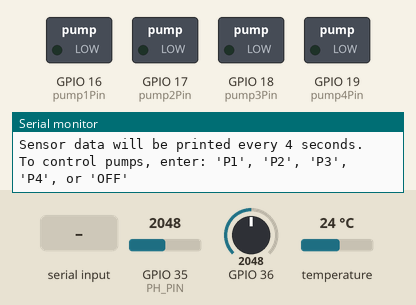
The sketch below on a simulated ESP32. Parts: switched loads named in the sketch (green lamp = pin HIGH), the last lines printed to the serial monitor. The test bench sets the inputs (shaded band); at power-on: GPIO 35 (PH_PIN) = 2048, GPIO 36 = 2048, temperature 24 °C. EEPROM starts erased.

Above: at 3.2 s.
3.3 s: "P1\n" received over Serial
At 4.5 s:
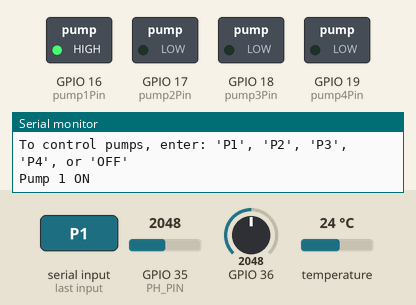
6.8 s: "P2\n" received over Serial
At 7.1 s:
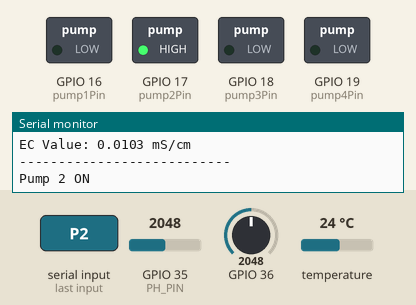
10.3 s: "P3\n" received over Serial
At 11.0 s:
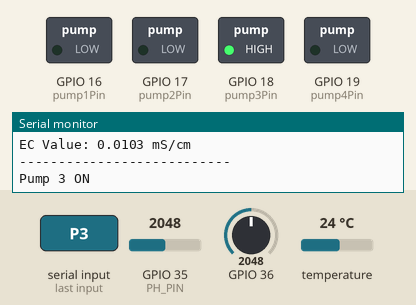
13.8 s: "P4\n" received over Serial
At 15.4 s:
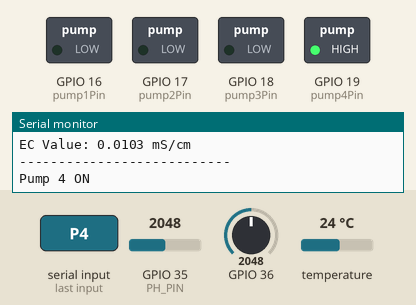
Timing chart, 0 to 17.6 s (numbered marks = the images above; inputs shaded):
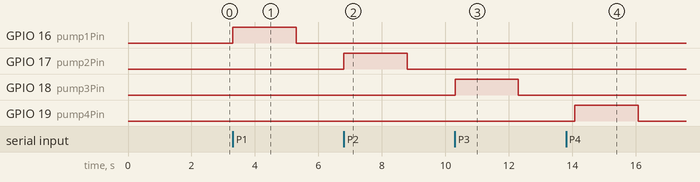

The sketch:

rawvaluetestingsensor.ino
```cpp
#include <OneWire.h>
#include <DallasTemperature.h>
#include "DFRobot_ESP_PH.h"
#include "DFRobot_ESP_EC.h"
#include <EEPROM.h>

// === Pin Definitions ===
#define ONE_WIRE_BUS 23
#define PH_PIN 35
#define EC_PIN 34

// === Pump Relay Pins ===
int pump1Pin = 16;
int pump2Pin = 17;
int pump3Pin = 18;
int pump4Pin = 19;

// === Constants ===
#define ESPADC 4095.0      // 12-bit ADC resolution for ESP32
#define ESPVOLTAGE 3300    // in millivolts

// === Sensor Objects ===
OneWire oneWire(ONE_WIRE_BUS);
DallasTemperature tempSensor(&oneWire);
DFRobot_ESP_PH phSensor;
DFRobot_ESP_EC ecSensor;

// === Global Variables ===
float temperature = 25.0;
float phVoltage = 0.0, ecVoltage = 0.0;
float phValue = 0.0, ecValue = 0.0;
int ecRaw = 0; // Raw ADC reading

void setup() {
  Serial.begin(115200);
  delay(2000);
  Serial.println("Initializing Sensors and Pumps...");

  EEPROM.begin(64);  // EEPROM for sensor calibration

  tempSensor.begin();
  phSensor.begin();
  ecSensor.begin();

  // Set pump pins as OUTPUT
  pinMode(pump1Pin, OUTPUT);
  pinMode(pump2Pin, OUTPUT);
  pinMode(pump3Pin, OUTPUT);
  pinMode(pump4Pin, OUTPUT);

  Serial.println("System ready.");
  Serial.println("Sensor data will be printed every 4 seconds.");
  Serial.println("To control pumps, enter: 'P1', 'P2', 'P3', 'P4', or 'OFF'");
}

void loop() {
  static unsigned long lastUpdate = 0;

  // === Read and print sensor values every 4 seconds ===
  if (millis() - lastUpdate >= 4000) {
    lastUpdate = millis();

    // Read water temperature
    tempSensor.requestTemperatures();
    temperature = tempSensor.getTempCByIndex(0);
    if (temperature == DEVICE_DISCONNECTED_C || isnan(temperature)) {
      Serial.println("Error: DS18B20 not connected or malfunctioning!");
      temperature = 25.0;
    }

    // Read pH voltage
    phVoltage = analogRead(PH_PIN) / ESPADC * ESPVOLTAGE;

    // Read EC voltage
    ecRaw = analogRead(A0);  // use EC_PIN, not A0
    ecVoltage = ecRaw * (3.3 / 4095.0);

    // Compute sensor values
    phValue = phSensor.readPH(phVoltage, temperature);
    ecValue = ecSensor.readEC(ecVoltage, temperature);

    // Display sensor data
    Serial.println("----- Sensor Readings -----");
    Serial.print("Temperature: ");
    Serial.print(temperature, 1);
    Serial.println(" °C");

    Serial.print("pH Voltage: ");
    Serial.print(phVoltage, 4);
    Serial.println(" mV");
    Serial.print("pH: ");
    Serial.println(phValue, 4);

    Serial.print("EC Raw (ADC): ");
    Serial.println(ecRaw);

    Serial.print("EC Voltage: ");
    Serial.print(ecVoltage * 1000, 4);
    Serial.println(" mV");

    Serial.print("EC Value: ");
    Serial.print(ecValue, 4);
    Serial.println(" mS/cm");
    Serial.println("---------------------------");

    // Calibration routine
    phSensor.calibration(phVoltage, temperature);
    ecSensor.calibration(ecVoltage, temperature);
  }

  // === Pump Control via Serial Commands ===
  if (Serial.available() > 0) {
    String command = Serial.readStringUntil('\n');
    command.trim();

    if (command == "P1") {
      digitalWrite(pump1Pin, HIGH);
      Serial.println("Pump 1 ON");
      delay(2000);
      digitalWrite(pump1Pin, LOW);
      Serial.println("Pump 1 OFF");
    } else if (command == "P2") {
      digitalWrite(pump2Pin, HIGH);
      Serial.println("Pump 2 ON");
      delay(2000);
      digitalWrite(pump2Pin, LOW);
      Serial.println("Pump 2 OFF");
    } else if (command == "P3") {
      digitalWrite(pump3Pin, HIGH);
      Serial.println("Pump 3 ON");
      delay(2000);
      digitalWrite(pump3Pin, LOW);
      Serial.println("Pump 3 OFF");
    } else if (command == "P4") {
      digitalWrite(pump4Pin, HIGH);
      Serial.println("Pump 4 ON");
      delay(2000);
      digitalWrite(pump4Pin, LOW);

      Serial.println("Pump 4 OFF");
    } else if (command == "OFF") {
      digitalWrite(pump1Pin, LOW);
      digitalWrite(pump2Pin, LOW);
      digitalWrite(pump3Pin, LOW);
      digitalWrite(pump4Pin, LOW);
      Serial.println("All pumps OFF");
    } else {
      Serial.println("Invalid command. Use 'P1', 'P2', 'P3', 'P4' or 'OFF'");
    }
  }
}
```

Measured:
- after the input at 3.3 s, GPIO 16 (pump1Pin): LOW → HIGH at once, → LOW 2.0 s later
- after the input at 6.8 s, GPIO 17 (pump2Pin): LOW → HIGH at once, → LOW 2.0 s later
- after the input at 10.3 s, GPIO 18 (pump3Pin): LOW → HIGH at once, → LOW 2.0 s later
- after the input at 13.8 s, GPIO 19 (pump4Pin): LOW → HIGH after 0.28 s, → LOW 2.0 s later
